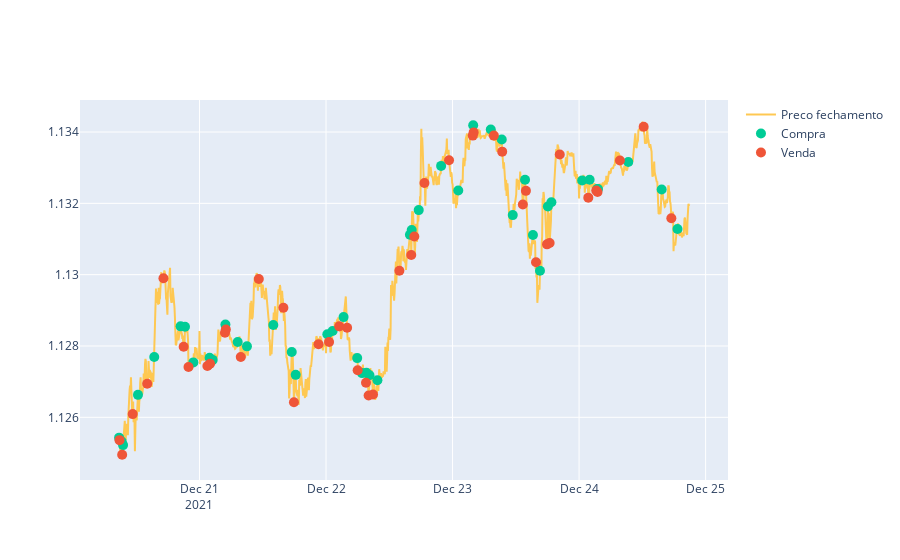

Notebook code for this chart:
### Code cell
#Criar codigo para verificar a compra ou venda
df_ativo_Ultimo_preco['flag'] =''
df_ativo_Ultimo_preco['preco_compra']= np.nan
df_ativo_Ultimo_preco['preco_venda'] = np.nan
for i in range(1, len(df_ativo_Ultimo_preco.sinal)):
    if df_ativo_Ultimo_preco['MACD'][i] > df_ativo_Ultimo_preco['sinal'][i]:
        if df_ativo_Ultimo_preco['flag'][i-1] == 'C':
            df_ativo_Ultimo_preco['flag'][i] = 'C'
        else:
            df_ativo_Ultimo_preco['flag'][i] = 'C'
            df_ativo_Ultimo_preco['preco_compra'][i] = df_ativo_Ultimo_preco['preco_fechamento'][i]

    elif df_ativo_Ultimo_preco['MACD'][i] < df_ativo_Ultimo_preco['sinal'][i]:
        if df_ativo_Ultimo_preco['flag'][i-1] == 'V':
            df_ativo_Ultimo_preco['flag'][i] = 'V'
        else:
            df_ativo_Ultimo_preco['flag'][i] = 'V'
            df_ativo_Ultimo_preco['preco_venda'][i] = df_ativo_Ultimo_preco['preco_fechamento'][i]

    df_plot = df_ativo_Ultimo_preco
fig =go.Figure()
fig.add_trace(go.Scatter(x= df_plot.index,
                        y= df_plot['preco_fechamento'],
                        name= 'Preco fechamento',
                        line_color= '#FEC852'
                        ))
fig.add_trace(go.Scatter(x= df_plot.index,
                        y= df_plot['preco_compra'],
                        name= 'Compra',
                        mode= 'markers',
                        marker= dict(
                            color='#00cc96',
                            size=10,
                            )
                        ))
fig.add_trace(go.Scatter(x= df_plot.index,
                        y= df_plot['preco_venda'],
                        name= 'Venda',
                        mode= 'markers',
                        marker= dict(
                            color='#EF5538',
                            size=10,
                            )
                        ))

fig.show()

### Figure 1 — Plotly figure (JSON) as saved in the notebook; plotly's stock layout.template omitted (floating-point values rounded to 4 significant figures; data arrays with more than 128 entries replaced by an {"elided": "..."} marker saying what was removed)
{"data": [{"line": {"color": "#FEC852"}, "name": "Preco fechamento", "type": "scatter", "x": {"elided": "1300 str values"}, "y": {"elided": "1300 float values"}}, {"marker": {"color": "#00cc96", "size": 10}, "mode": "markers", "name": "Compra", "type": "scatter", "x": {"elided": "1300 str values"}, "y": {"elided": "1300 float values"}}, {"marker": {"color": "#EF5538", "size": 10}, "mode": "markers", "name": "Venda", "type": "scatter", "x": {"elided": "1300 str values"}, "y": {"elided": "1300 float values"}}], "layout": {}}
